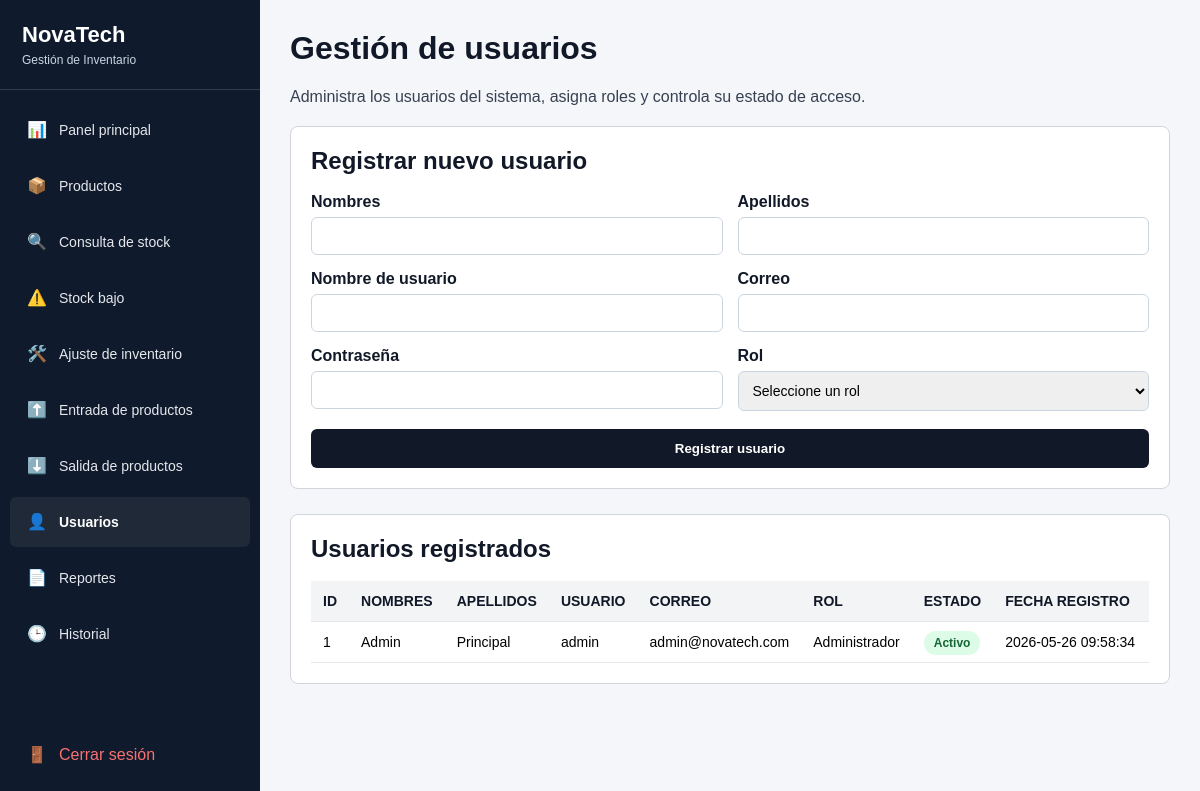
Screenshot of /index.php?controller=usuario&action=index (signed in) with the database file from the repository.
### tables this page shows
CREATE TABLE `usuario` (
  `id_usuario` int(11) NOT NULL,
  `id_rol` int(11) NOT NULL,
  `nombres` varchar(100) NOT NULL,
  `apellidos` varchar(100) NOT NULL,
  `nombre_usuario` varchar(50) NOT NULL,
  `contrasena` varchar(255) NOT NULL,
  `correo` varchar(100) DEFAULT NULL,
  `estado` enum('Activo','Inactivo') DEFAULT 'Activo',
  `fecha_registro` datetime DEFAULT current_timestamp()
);

CREATE TABLE `rol` (
  `id_rol` int(11) NOT NULL,
  `nombre_rol` varchar(50) NOT NULL,
  `descripcion` varchar(150) DEFAULT NULL
);

### app/controllers/UsuarioController.php (called while the page is built, shortened)
<?php
require_once "app/dao/UsuarioDAO.php";
require_once "app/services/UsuarioService.php";
class UsuarioController
{
    private UsuarioService $usuarioService;
    public function __construct()
    {
        $database = new Database();
        $conexion = $database->getConnection();
        $usuarioDAO = new UsuarioDAO($conexion);
        $this->usuarioService = new UsuarioService($usuarioDAO);
    }
    public function index(): void
    {
        $usuarios = $this->usuarioService->listarUsuarios();
        require_once "views/usuarios/index.php";
    }
}

### app/services/UsuarioService.php (called while the page is built, shortened)
<?php
class UsuarioService
{
    private IUsuarioDAO $usuarioDAO;
    public function __construct(IUsuarioDAO $usuarioDAO)
    {
        $this->usuarioDAO = $usuarioDAO;
    }
    public function listarUsuarios(): array
    {
        return $this->usuarioDAO->listarUsuarios();
    }
}

### app/dao/UsuarioDAO.php (called while the page is built, shortened)
<?php
class UsuarioDAO implements IUsuarioDAO
{
    private PDO $conexion;
    public function __construct(PDO $conexion)
    {
        $this->conexion = $conexion;
    }
    public function listarUsuarios(): array
    {
        $sql = "SELECT
                    u.id_usuario,
                    u.nombres,
                    u.apellidos,
                    u.nombre_usuario,
                    u.correo,
                    u.estado,
                    u.fecha_registro,
                    r.nombre_rol
                FROM usuario u
                INNER JOIN rol r ON u.id_rol = r.id_rol
                ORDER BY u.fecha_registro DESC";
        $stmt = $this->conexion->prepare($sql);
        $stmt->execute();
        return $stmt->fetchAll(PDO::FETCH_ASSOC);
    }
}

### views/usuarios/index.php (the view, shortened to what this page needs)
<?php
$usuarios = $usuarios ?? [];
?>
<?php require_once "views/layouts/header.php"; ?>
<?php require_once "views/layouts/sidebar.php"; ?>
<main class="content usuarios-content">
    <h1>Gestión de usuarios</h1>
    <p>Administra los usuarios del sistema, asigna roles y controla su estado de acceso.</p>
    <section class="usuarios-card">
        <h2>Registrar nuevo usuario</h2>
        <form action="index.php?controller=usuario&action=registrar" method="POST">
            <div class="usuarios-form-grid">
                <div class="usuarios-form-group">
                    <label for="nombres">Nombres</label>
                    <input type="text" name="nombres" id="nombres" required>
                </div>
                <div class="usuarios-form-group">
                    <label for="apellidos">Apellidos</label>
                    <input type="text" name="apellidos" id="apellidos" required>
                </div>
                <div class="usuarios-form-group">
                    <label for="nombre_usuario">Nombre de usuario</label>
                    <input type="text" name="nombre_usuario" id="nombre_usuario" required>
                </div>
                <div class="usuarios-form-group">
                    <label for="correo">Correo</label>
                    <input type="email" name="correo" id="correo" required>
                </div>
                <div class="usuarios-form-group">
                    <label for="contrasena">Contraseña</label>
                    <input type="password" name="contrasena" id="contrasena" minlength="6" required>
                </div>
                <div class="usuarios-form-group">
                    <label for="id_rol">Rol</label>
                    <select name="id_rol" id="id_rol" required>
                        <option value="">Seleccione un rol</option>
                    </select>
                </div>
            </div>
            <div class="usuarios-form-actions">
                <button type="submit" class="usuarios-btn-primary">Registrar usuario</button>
            </div>
        </form>
    </section>
    <section class="usuarios-card">
        <h2>Usuarios registrados</h2>
        <div class="usuarios-tabla-responsive">
            <table class="usuarios-tabla">
                <thead>
                    <tr>
                        <th>ID</th>
                        <th>Nombres</th>
                        <th>Apellidos</th>
                        <th>Usuario</th>
                        <th>Correo</th>
                        <th>Rol</th>
                        <th>Estado</th>
                        <th>Fecha registro</th>
                    </tr>
                </thead>
                <tbody>
                    <?php if (!empty($usuarios)) { ?>
                        <?php foreach ($usuarios as $usuario) { ?>
                            <tr>
                                <td><?php echo htmlspecialchars($usuario["id_usuario"], ENT_QUOTES, "UTF-8"); ?></td>
                                <td><?php echo htmlspecialchars($usuario["nombres"], ENT_QUOTES, "UTF-8"); ?></td>
                                <td><?php echo htmlspecialchars($usuario["apellidos"], ENT_QUOTES, "UTF-8"); ?></td>
                                <td><?php echo htmlspecialchars($usuario["nombre_usuario"], ENT_QUOTES, "UTF-8"); ?></td>
                                <td><?php echo htmlspecialchars($usuario["correo"], ENT_QUOTES, "UTF-8"); ?></td>
                                <td><?php echo htmlspecialchars($usuario["nombre_rol"], ENT_QUOTES, "UTF-8"); ?></td>
                                <td>
                                    <?php if ($usuario["estado"] === "Activo") { ?>
                                        <span class="badge badge-activo">Activo</span>
                                    <?php } else { ?>
                                        <span class="badge badge-inactivo">Inactivo</span>
                                    <?php } ?>
                                </td>
                                <td><?php echo htmlspecialchars($usuario["fecha_registro"], ENT_QUOTES, "UTF-8"); ?></td>
                            </tr>
                        <?php } ?>
                    <?php } else { ?>
                        <tr>
                            <td colspan="9">No hay usuarios registrados.</td>
                        </tr>
                    <?php } ?>
                </tbody>
            </table>
        </div>
    </section>
</main>
<?php require_once "views/layouts/footer.php"; ?>

### public/css/estilos.css (style rules this page uses)
* { box-sizing: border-box; font-family: Arial, Helvetica, sans-serif; }
body { margin: 0; font-family: Arial, sans-serif; background-color: #f4f6f9; }
.content { margin-left: 260px; padding: 30px; width: calc(100% - 260px); min-height: 100vh; box-sizing: border-box; overflow-x: hidden; }
.content { padding: 25px 30px; }
table { width: 100%; border-collapse: collapse; background: white; font-size: 14px; }
th { background: #f4f5f7; text-align: left; padding: 12px 14px; border-bottom: 1px solid #d9dde4; font-size: 12px; text-transform: uppercase; }
td { padding: 12px 14px; border-bottom: 1px solid #e5e7eb; }
.badge { padding: 4px 8px; border-radius: 4px; font-size: 12px; font-weight: bold; }
:root { --sidebar-width: 260px; }
* { box-sizing: border-box; }
html, body { margin: 0; padding: 0; width: 100%; min-height: 100%; overflow-x: hidden; }
main.content, .content { margin-left: var(--sidebar-width) !important; width: calc(100vw - var(--sidebar-width)) !important; max-width: calc(100vw - var(--sidebar-width)) !important; min-height: 100vh; padding: 30px !important; overflow-x: hidden; }
main.content > *, .content > * { max-width: 100%; }

### views/usuarios/index.php (style rules this page uses)
.usuarios-content { margin-left: 260px !important; width: calc(100vw - 260px) !important; max-width: calc(100vw - 260px) !important; min-height: 100vh; padding: 30px; box-sizing: border-box; overflow-x: hidden; background-color: #f4f6f9; }
.usuarios-content h1 { margin-top: 0; color: #111827; }
.usuarios-content p { color: #374151; margin-bottom: 20px; }
.usuarios-card { width: 100%; background-color: #ffffff; border-radius: 8px; padding: 20px; margin-bottom: 25px; box-sizing: border-box; border: 1px solid #d1d5db; overflow: hidden; }
.usuarios-card h2 { margin-top: 0; margin-bottom: 18px; color: #111827; }
.usuarios-form-grid { display: grid; grid-template-columns: repeat(2, 1fr); gap: 15px; }
.usuarios-form-group { width: 100%; }
.usuarios-form-group label { display: block; font-weight: bold; margin-bottom: 6px; color: #111827; }
.usuarios-form-group input, .usuarios-form-group select { width: 100%; box-sizing: border-box; padding: 10px; border: 1px solid #cbd5e1; border-radius: 6px; font-size: 14px; }
.usuarios-form-actions { margin-top: 18px; }
.usuarios-btn-primary { width: 100%; padding: 12px; border: none; border-radius: 6px; background-color: #111827; color: #ffffff; font-weight: bold; cursor: pointer; }
.usuarios-tabla-responsive { width: 100%; overflow-x: auto; }
.usuarios-tabla { width: 100%; min-width: 950px; border-collapse: collapse; background-color: #ffffff; }
.usuarios-tabla th, .usuarios-tabla td { padding: 12px; border-bottom: 1px solid #e5e7eb; text-align: left; white-space: nowrap; font-size: 14px; }
.usuarios-tabla th { background-color: #f3f4f6; color: #111827; }
.badge { padding: 5px 10px; border-radius: 20px; font-size: 12px; font-weight: bold; }
.badge-activo { background-color: #dcfce7; color: #166534; }

### rows the page displays
usuario: id_usuario "1", nombres "Admin", apellidos "Principal", nombre_usuario "admin", correo "admin@novatech.com", id_rol.nombre_rol "Administrador", estado "Activo", fecha_registro "2026-05-26 09:58:34"
